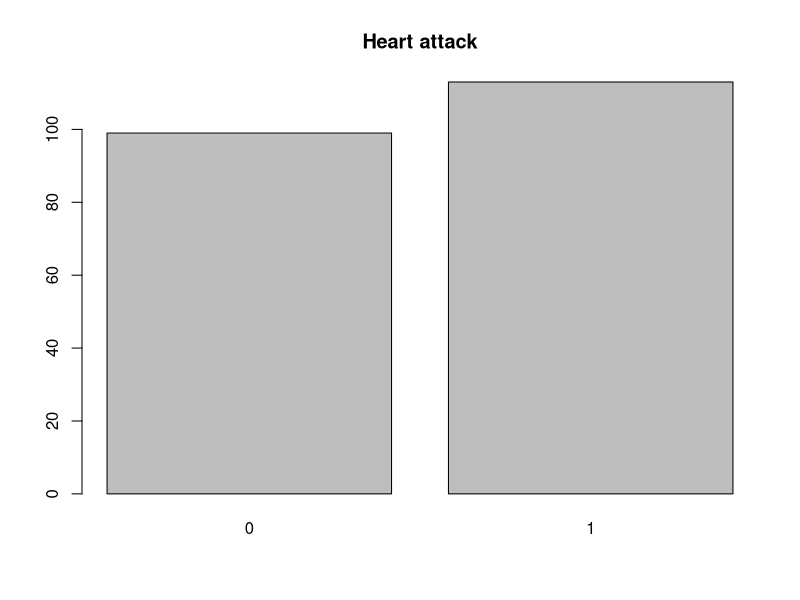
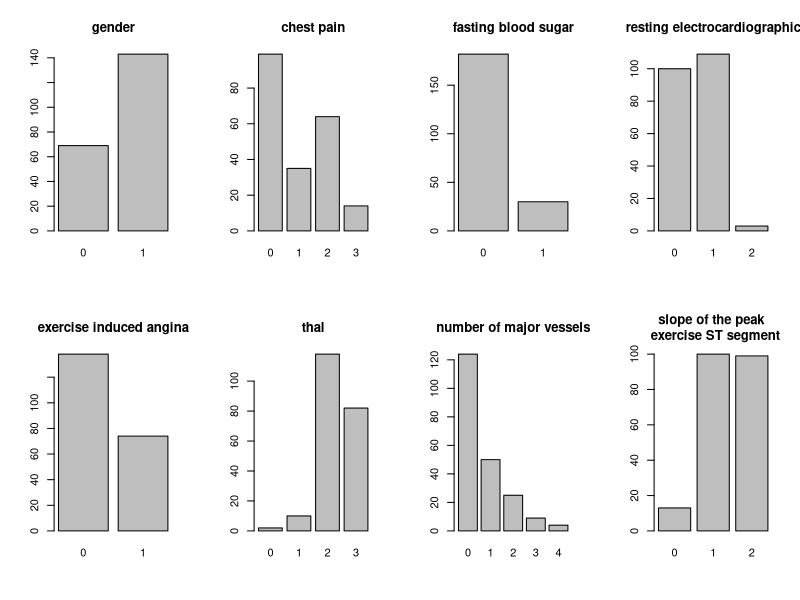
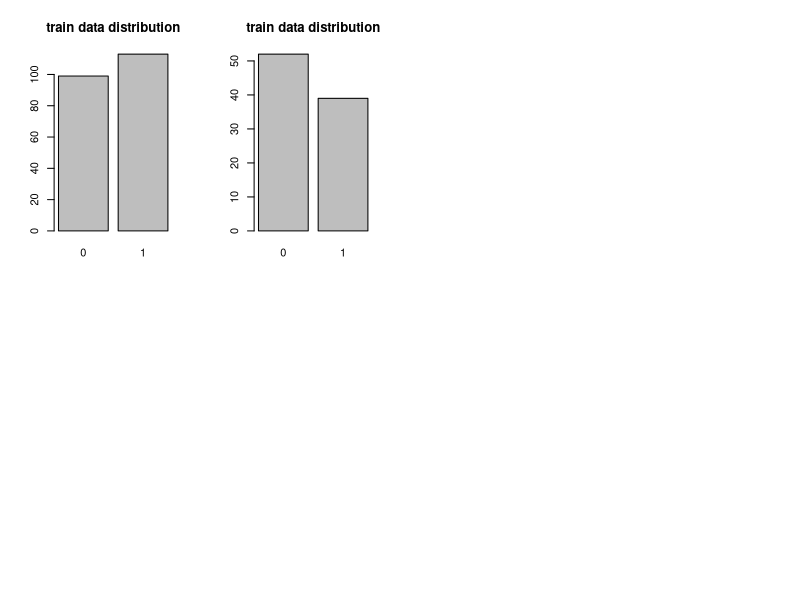
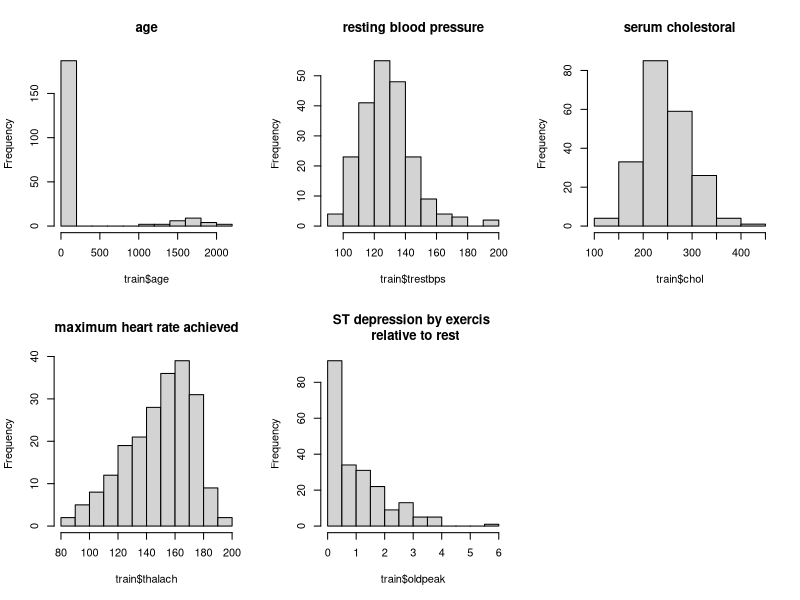
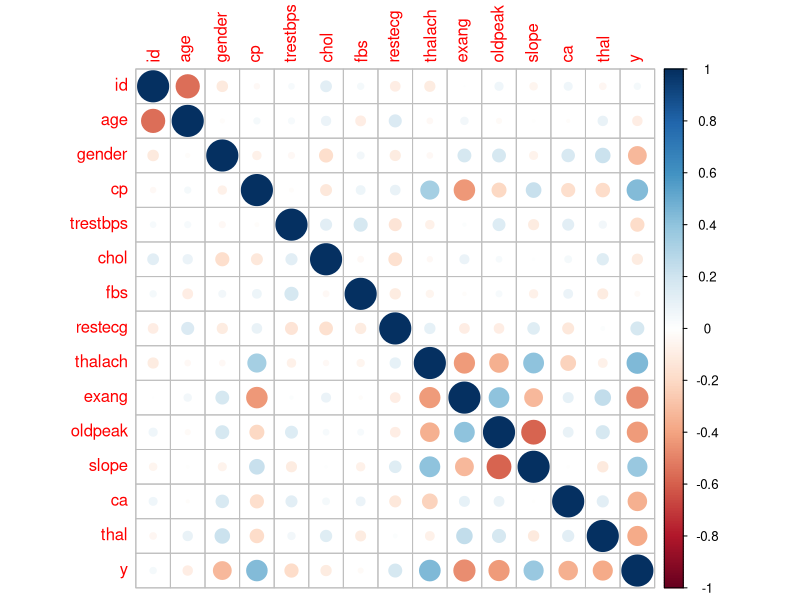
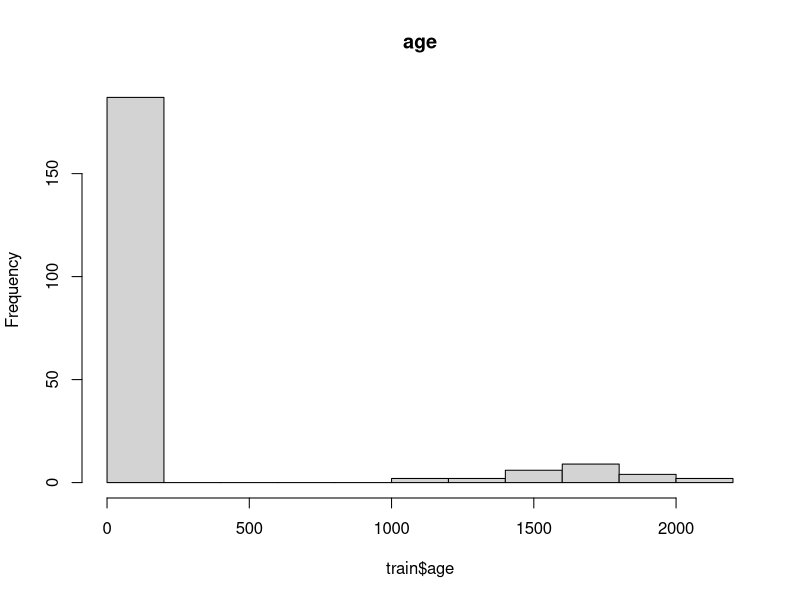

Here is the R script that generated these plots, in order: (Note: this script raises an error after producing the figures.)
library('corrplot')
library('ggplot2')
library('gridExtra')
library('ggpubr')

# data load ---------------------------------------------------------------

preds<-read.csv(file="preds_sample.csv")
train<-read.csv(file="Xy_train.csv")
test<-read.csv(file="X_test.csv")



# #Problem defenition: ---------------------------------------------------------------
#1 + 2: In the attached Word file

#Understanding the data
#1. In the attached Word file

#2.
# Initial plotting & correlation test -------------------------------------
#Target lable:

plot(as.factor(train$y), main = "Heart attack") 
# The target lable is balanced -> we excpect the model to predit around 

# 50-50 outcome without feature influence.
#Categorial features:
par(mfrow = c(2,4))
plot(as.factor(train$gender),main = "gender")
plot(as.factor(train$cp),main = "chest pain")
plot(as.factor(train$fbs),main = "fasting blood sugar")
plot(as.factor(train$restecg),main = "resting electrocardiographic")
plot(as.factor(train$exang),main = "exercise induced angina")
plot(as.factor(train$thal),main = "thal")
plot(as.factor(train$ca),main = "number of major vessels")
plot(as.factor(train$slope),main = "slope of the peak \n exercise ST segment")

plot(as.factor(train$y),main = "train data distribution")
plot(as.factor(preds$y),main = "train data distribution")


#Numeric features:
par(mfrow = c(2,3))
hist(train$age, main = "age") #We can see that there are some abnormalities in the age values - should be fixed
hist(train$trestbps, main = "resting blood pressure")
hist(train$chol, main = "serum cholestoral")
hist(train$thalach, main = "maximum heart rate achieved")
hist(train$oldpeak, main = "ST depression by exercis \n relative to rest")

#Fearutes vs test set:
#Plot all / some of the features against the 'test' set to see if they are balanced?
#with GGPLOT one on the other

#Corralation:
par(mfrow = c(1,1))

corrplot(cor(train)) 
# slope vs. oldpeak are a bit correlated -> Why? What does it mean?

cor(train$slope,train$oldpeak) 
# -0.58 )No meaning - slope is a categorial feature.

#What might have a correlation with the target lable:
cor(train$y,train$cp)
cor(train$y,train$thalach)
cor(train$y,train$exang)
cor(train$y,train$oldpeak)  


#no one is greather than |0.5| #Do we have any asumptions on what can influent it else wise?
#it's ok if noone by itself is highly correlated with the target - we are unaware of the combinations of features and how they are correlated with the target

#Data validation:
#NULLs
anyNA(train) #False
anyNA(test) #False -> No missing values

#Abnormalities:
#We noticed the 'age' feature earlier:
hist(train$age, main = "age")
#We should remove all ages greather than (?)
#What should we replace it with? chol, fbs and restecg are slightly correlated with age, maybe we can use it somehow?


#Fix abnormal ages
train_age_clean<-subset(train,age<80) #remove abnormanl samples

####Make categorial vars as factors
train_age_clean$gender<-as.factor(train_age_clean$gender)
train_age_clean$cp<-as.factor(train_age_clean$cp)
train_age_clean$fbs<-as.factor(train_age_clean$fbs)
train_age_clean$restecg<-as.factor(train_age_clean$restecg)
train_age_clean$exang<-as.factor(train_age_clean$exang)
train_age_clean$slope<-as.factor(train_age_clean$slope)
train_age_clean$thal<-as.factor(train_age_clean$thal)
###Linear model
age_pred<-lm(age~.-id,train_age_clean) 
summary(age_pred) #we dont have too many significant vars. low R-sqr.
####Make categorial vars as factors
to_predict_age<-subset(train,age>80)
to_predict_age$gender<-as.factor(to_predict_age$gender)
to_predict_age$cp<-as.factor(to_predict_age$cp)
to_predict_age$fbs<-as.factor(to_predict_age$fbs)
to_predict_age$restecg<-as.factor(to_predict_age$restecg)
to_predict_age$exang<-as.factor(to_predict_age$exang)
to_predict_age$slope<-as.factor(to_predict_age$slope)
to_predict_age$thal<-as.factor(to_predict_age$thal)
###Predictions:
to_predict_age$age<-predict(age_pred,newdata = to_predict_age)
train_predicted<-rbind(train_age_clean,to_predict_age)

grouped_data<-train_predicted[-c(1,15)]
grouped_data$type <- "train"
temp_test<-test[-c(1)]
temp_test$type<- "test"
grouped_data<-rbind(grouped_data,temp_test)

grid.arrange(
  ggplot(grouped_data,aes(x=age,group=type,fill=type)) + geom_histogram(alpha=0.5) + theme (legend.position="none") + ylab(NULL),
  ggplot(grouped_data,aes(x=gender,group=type,fill=type)) + geom_histogram(alpha=0.5) + theme(legend.position="none") + ylab(NULL), # after age prediction
  ggplot(grouped_data,aes(x=cp,group=type,fill=type)) + geom_density(alpha=0.5) + theme(legend.position="none") + ylab(NULL),
  ggplot(grouped_data,aes(x=trestbps,group=type,fill=type)) + geom_histogram(alpha=0.5) + theme(legend.position="none") + ylab(NULL),
  ggplot(grouped_data,aes(x=chol,group=type,fill=type)) + geom_histogram(alpha=0.5) + theme(legend.position="none") + ylab(NULL),
  ggplot(grouped_data,aes(x=fbs,group=type,fill=type)) + geom_density(alpha=0.5) + theme(legend.position="none") + ylab(NULL),
  ggplot(grouped_data,aes(x=restecg,group=type,fill=type)) + geom_density(alpha=0.5) + theme(legend.position="none") + ylab(NULL),
  ggplot(grouped_data,aes(x=thalach,group=type,fill=type)) + geom_histogram(alpha=0.5) + theme(legend.position="none") + ylab(NULL),
  ggplot(grouped_data,aes(x=exang,group=type,fill=type)) + geom_density(alpha=0.5) + theme(legend.position="none") + ylab(NULL),
  ggplot(grouped_data,aes(x=thal,group=type,fill=type)) + geom_density(alpha=0.5) + theme(legend.position="none") + ylab(NULL),
  ggplot(grouped_data,aes(x=ca,group=type,fill=type)) + geom_density(alpha=0.5) + theme(legend.position="none") + ylab(NULL),
  ggplot(grouped_data,aes(x=slope,group=type,fill=type)) + geom_density(alpha=0.5) + theme(legend.position="none") + ylab(NULL),
  ggplot(grouped_data,aes(x=oldpeak,group=type,fill=type)) + geom_histogram(alpha=0.5)+ theme(legend.position="none") + ylab(NULL),
  as_ggplot(get_legend(ggplot(grouped_data,aes(x=age,group=type,fill=type)) + geom_histogram(alpha=0.5))),
  ncol = 4)

